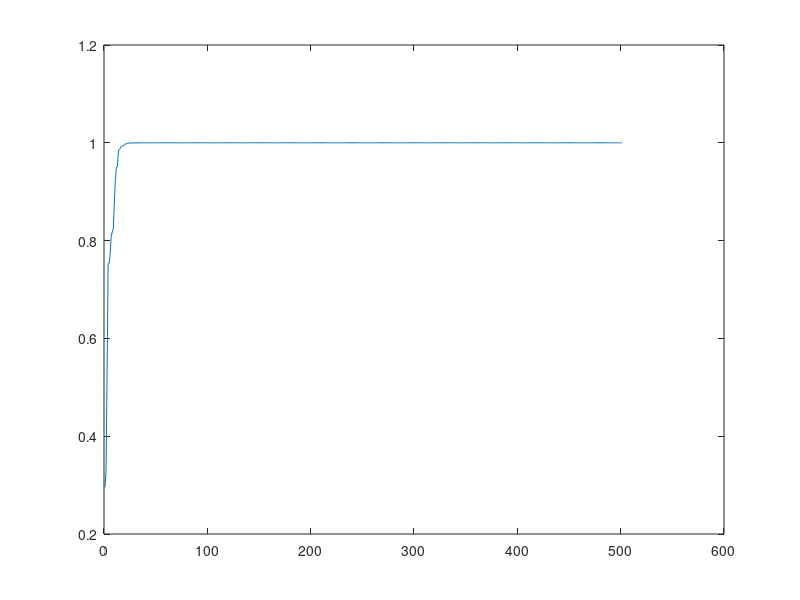

Source code (MATLAB):
clc;
clear;
close all;

phase_error = 2;
V_pi = 2.38;
t = 0:0.004:2;

gain = 4;

Ein = 1;

U_A = 0.0;
U_B = 0.0;
J_p = 0.0;
J_m = 0.0;


J = zeros(length(t),1);

for i = 1:length(t)
    pert_a = (rand()-0.5)*0.3;
    pert_b = (rand()-0.5)*0.3;

    U_A_plus = U_A + pert_a;
    U_B_plus = U_B + pert_b;

    E1 = (Ein / 2) * exp(1i* U_A_plus / V_pi * pi);
    E2 = (Ein / 2) * exp(1i* U_B_plus / V_pi * pi) * exp(1i*phase_error);
    J_p = (abs(E1 + E2))^2;

    U_A_minus = U_A - pert_a;
    U_B_minus = U_B - pert_b;

    E1 = (Ein / 2) * exp(1i* U_A_minus / V_pi * pi);
    E2 = (Ein / 2) * exp(1i* U_B_minus / V_pi * pi) * exp(1i*phase_error);
    J_m = (abs(E1 + E2))^2;

    delta_J = J_p - J_m;

    U_A = U_A + gain * delta_J * pert_a;
    U_B = U_B + gain * delta_J * pert_b;  

    E1 = (Ein / 2) * exp(1i* U_A / V_pi * pi);
    E2 = (Ein / 2) * exp(1i* U_B / V_pi * pi) * exp(1i*phase_error);

    J(i) = (abs(E1 + E2))^2;
end

plot(1:length(t),J);